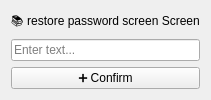
<?xml version="1.0" encoding="UTF-8"?>
<ui version="4.0">
 <class>restore_password_screen</class>
 <widget class="QWidget" name="restore_password_screen">
  <layout class="QVBoxLayout" name="verticalLayout">
   <item>
    <widget class="QLabel" name="label_heading">
     <property name="text">
      <string>📚 restore password screen Screen</string>
     </property>
     <property name="alignment">
      <set>Qt::AlignCenter</set>
     </property>
    </widget>
   </item>
   <item>
    <widget class="QLineEdit" name="titleInput">
     <property name="placeholderText">
      <string>Enter text...</string>
     </property>
    </widget>
   </item>
   <item>
    <widget class="QPushButton" name="saveButton">
     <property name="text">
      <string>➕ Confirm</string>
     </property>
    </widget>
   </item>
  </layout>
 </widget>
 <resources/>
 <connections/>
</ui>
